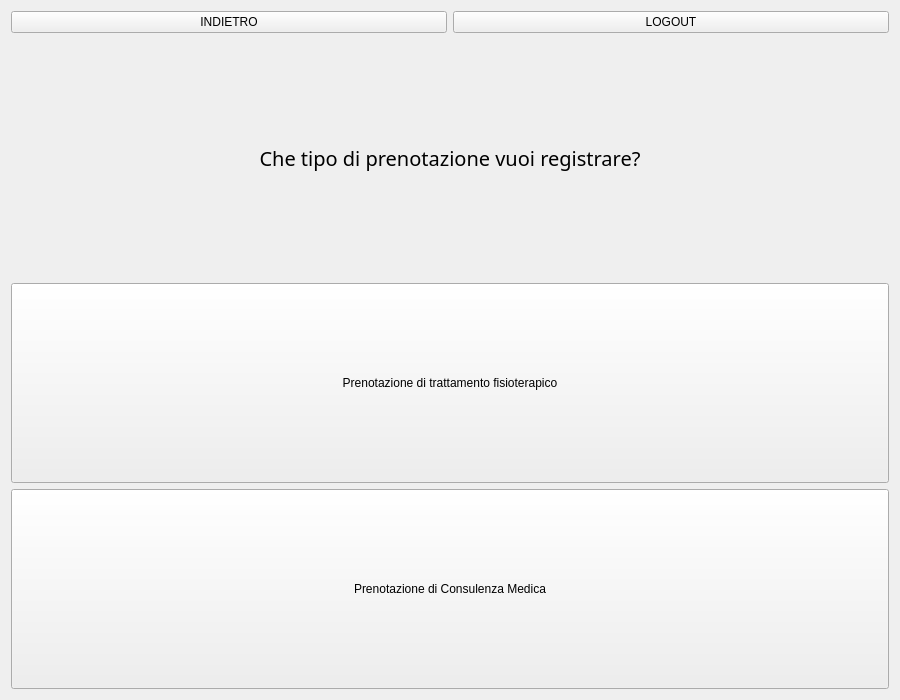
<?xml version="1.0" encoding="UTF-8"?>
<ui version="4.0">
 <class>Form</class>
 <widget class="QWidget" name="Form">
  <property name="geometry">
   <rect>
    <x>0</x>
    <y>0</y>
    <width>900</width>
    <height>700</height>
   </rect>
  </property>
  <property name="windowTitle">
   <string>Segretario - Nuova prenotazione - seleziona la tipologia di prenotazione</string>
  </property>
  <layout class="QVBoxLayout" name="verticalLayout">
   <item>
    <layout class="QVBoxLayout" name="verticalLayoutPrincipale">
     <item>
      <layout class="QHBoxLayout" name="horizontalLayoutIndietroLogout">
       <item>
        <widget class="QPushButton" name="pushButtonIndietro">
         <property name="text">
          <string>INDIETRO</string>
         </property>
        </widget>
       </item>
       <item>
        <widget class="QPushButton" name="pushButtonLogout">
         <property name="text">
          <string>LOGOUT</string>
         </property>
        </widget>
       </item>
      </layout>
     </item>
     <item>
      <widget class="QLabel" name="labelDomanda">
       <property name="font">
        <font>
         <family>Cascadia Mono Light</family>
         <pointsize>15</pointsize>
        </font>
       </property>
       <property name="text">
        <string>Che tipo di prenotazione vuoi registrare?</string>
       </property>
       <property name="alignment">
        <set>Qt::AlignCenter</set>
       </property>
      </widget>
     </item>
     <item>
      <widget class="QPushButton" name="pushButtonPrenotazioneTrattamento">
       <property name="minimumSize">
        <size>
         <width>0</width>
         <height>200</height>
        </size>
       </property>
       <property name="text">
        <string>Prenotazione di trattamento fisioterapico</string>
       </property>
      </widget>
     </item>
     <item>
      <widget class="QPushButton" name="pushButtonPrenotazioneConsulenza">
       <property name="minimumSize">
        <size>
         <width>0</width>
         <height>200</height>
        </size>
       </property>
       <property name="text">
        <string>Prenotazione di Consulenza Medica</string>
       </property>
      </widget>
     </item>
    </layout>
   </item>
  </layout>
 </widget>
 <resources/>
 <connections/>
</ui>
